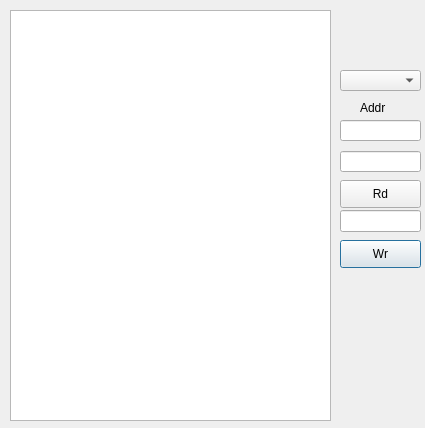
<?xml version="1.0" encoding="UTF-8"?>
<ui version="4.0">
 <class>Dial_debug</class>
 <widget class="QDialog" name="Dial_debug">
  <property name="geometry">
   <rect>
    <x>0</x>
    <y>0</y>
    <width>425</width>
    <height>428</height>
   </rect>
  </property>
  <property name="font">
   <font>
    <pointsize>9</pointsize>
   </font>
  </property>
  <property name="windowTitle">
   <string>Dial_debug</string>
  </property>
  <widget class="QLineEdit" name="lineEdit_addr">
   <property name="geometry">
    <rect>
     <x>340</x>
     <y>120</y>
     <width>81</width>
     <height>21</height>
    </rect>
   </property>
   <property name="font">
    <font>
     <pointsize>10</pointsize>
    </font>
   </property>
  </widget>
  <widget class="QLabel" name="label">
   <property name="geometry">
    <rect>
     <x>360</x>
     <y>100</y>
     <width>41</width>
     <height>16</height>
    </rect>
   </property>
   <property name="text">
    <string>Addr</string>
   </property>
  </widget>
  <widget class="QLineEdit" name="lineEdit_wr_dat">
   <property name="geometry">
    <rect>
     <x>340</x>
     <y>210</y>
     <width>81</width>
     <height>22</height>
    </rect>
   </property>
  </widget>
  <widget class="QPushButton" name="pushButt_wr">
   <property name="geometry">
    <rect>
     <x>340</x>
     <y>240</y>
     <width>81</width>
     <height>28</height>
    </rect>
   </property>
   <property name="text">
    <string>Wr</string>
   </property>
  </widget>
  <widget class="QPushButton" name="pushButton">
   <property name="geometry">
    <rect>
     <x>340</x>
     <y>180</y>
     <width>81</width>
     <height>28</height>
    </rect>
   </property>
   <property name="text">
    <string>Rd</string>
   </property>
  </widget>
  <widget class="QLineEdit" name="lineEdit_count">
   <property name="geometry">
    <rect>
     <x>340</x>
     <y>151</y>
     <width>81</width>
     <height>21</height>
    </rect>
   </property>
  </widget>
  <widget class="QTextEdit" name="textEdit_rd_dat">
   <property name="geometry">
    <rect>
     <x>10</x>
     <y>10</y>
     <width>321</width>
     <height>411</height>
    </rect>
   </property>
   <property name="font">
    <font>
     <pointsize>10</pointsize>
    </font>
   </property>
  </widget>
  <widget class="QComboBox" name="comboBox_rej">
   <property name="geometry">
    <rect>
     <x>340</x>
     <y>70</y>
     <width>81</width>
     <height>21</height>
    </rect>
   </property>
   <property name="font">
    <font>
     <pointsize>10</pointsize>
    </font>
   </property>
  </widget>
 </widget>
 <resources/>
 <connections>
  <connection>
   <sender>pushButton</sender>
   <signal>clicked()</signal>
   <receiver>Dial_debug</receiver>
   <slot>butt_rd()</slot>
   <hints>
    <hint type="sourcelabel">
     <x>410</x>
     <y>175</y>
    </hint>
    <hint type="destinationlabel">
     <x>421</x>
     <y>191</y>
    </hint>
   </hints>
  </connection>
  <connection>
   <sender>pushButt_wr</sender>
   <signal>clicked()</signal>
   <receiver>Dial_debug</receiver>
   <slot>butt_wr()</slot>
   <hints>
    <hint type="sourcelabel">
     <x>402</x>
     <y>233</y>
    </hint>
    <hint type="destinationlabel">
     <x>420</x>
     <y>258</y>
    </hint>
   </hints>
  </connection>
 </connections>
 <slots>
  <slot>butt_rd()</slot>
  <slot>butt_wr()</slot>
 </slots>
</ui>
